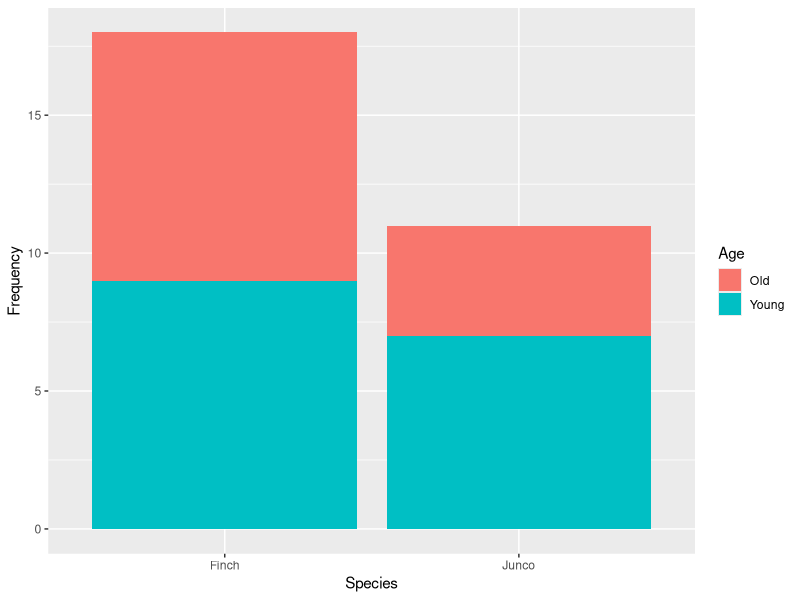
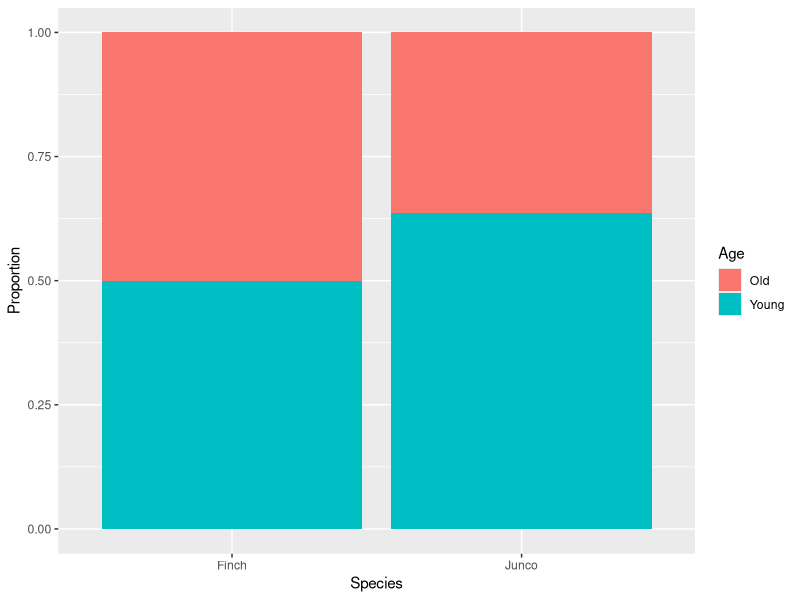
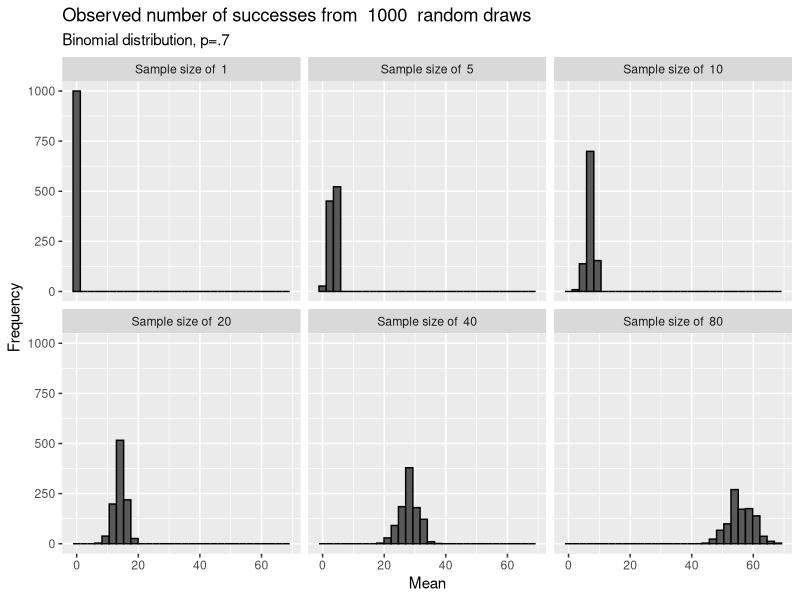
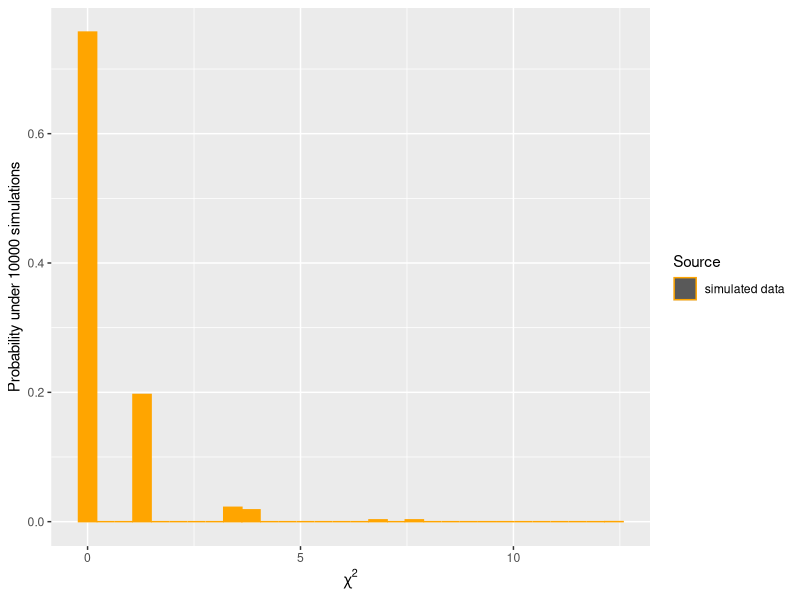
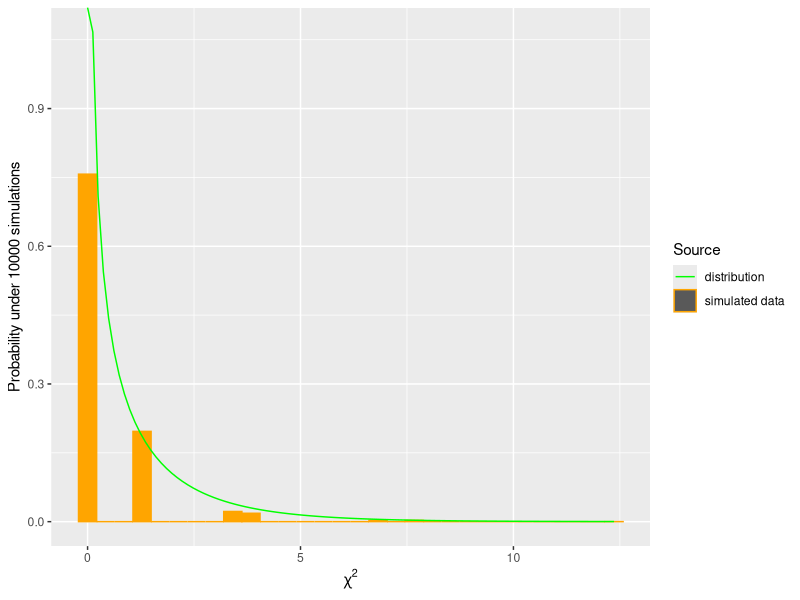
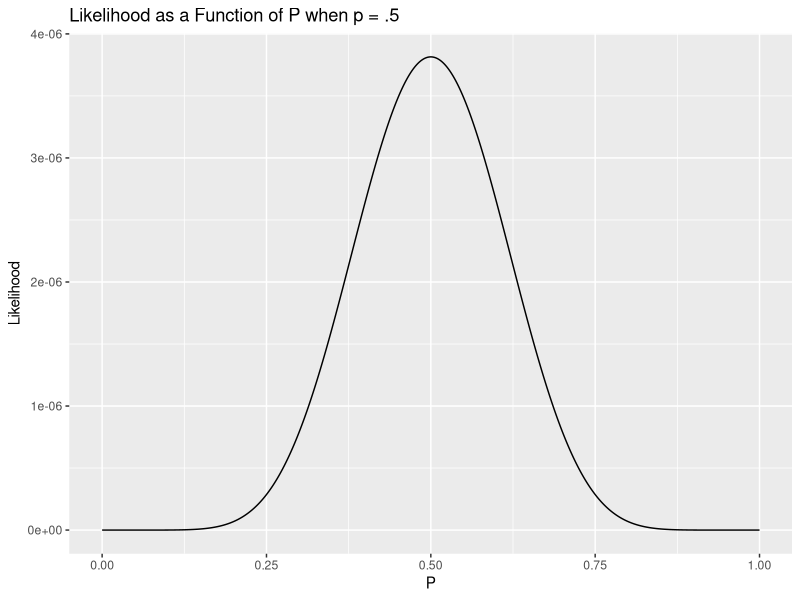

Source code (R) for these figures, in order:
## ---- chunk 1
birds_original <- data.frame(Age = c("Old","Young","Old", "Young"),
                      Species = c("Junco", "Junco", "Finch", "Finch"),
                      Number = c(4, 7, 9, 9))
library(ggplot2)
ggplot(birds_original, aes(x= Species, y = Number)) +
  geom_col(aes(fill = Age)) + 
  labs(x="Species", 
       y="Frequency", 
       main ="Age at collision for juncos and finches")
## ---- chunk 2
ggplot(birds_original, aes(x= Species, y = Number)) +
  geom_col(aes(fill = Age), position = "fill")+
    labs(x="Species", 
       y="Proportion", 
       main ="Age at collision for juncos and finches")

## ---- chunk 3
sample_size=c("1","5","10", "20", "40", "80")
number_of_simulations <- 1000
sampling_experiment <- setNames(data.frame(matrix(ncol = length(sample_size), nrow = number_of_simulations)), sample_size)

for(k in 1:length(sample_size)){
for(i in 1:number_of_simulations){
sampling_experiment[i,k] = rbinom(n=1, size=as.numeric(sample_size[k]), prob=.7)
}
}
library(reshape2)
sampling_experiment_long <- melt(sampling_experiment, variable.name = "Sample_size", value.name = "mean")
sampling_experiment_long$Sample_size <- factor(sampling_experiment_long$Sample_size, levels =c("1","5","10", "20", "40", "80"))
levels(sampling_experiment_long$Sample_size) <- paste("Sample size of ", levels(sampling_experiment_long$Sample_size))

ggplot(sampling_experiment_long,aes(x=mean)) +
  geom_histogram(color="black") +
  labs(title=paste("Observed number of successes from ", number_of_simulations, " random draws"),
       subtitle = "Binomial distribution, p=.7",  
       x= "Mean",
       y= "Frequency")+
    facet_wrap(~Sample_size, nrow = 2)
## ---- chunk 4
num_of_simulations <- 10000
simulations <- r2dtable(num_of_simulations,c(13,16),c(18,11))
chi_sq_stats <- data.frame(chisq = rep(NA, num_of_simulations))
for(i in 1:num_of_simulations){
chi_sq_stats$chisq[i] <- chisq.test(matrix(unlist(simulations[i]),nrow=2, byrow=T))$statistic
}

colors <- c("distribution" = "green", "simulated data" = "orange")
ggplot(chi_sq_stats, aes(x=chisq)) +
  geom_histogram(aes(y=..count../sum(..count..), color = "simulated data", fill="simulated data")) +
  labs(y=paste("Probability under ", num_of_simulations, " simulations", 
sep =""), x=expression(chi^2), color="Source")+guides(fill=F)+
  scale_color_manual(values = colors)+
  scale_fill_manual(values=colors)
## ---- chunk 5
ggplot(chi_sq_stats, aes(x=chisq)) +
  geom_histogram(aes(y=..count../sum(..count..), color = "simulated data", fill="simulated data")) +
  stat_function(fun = dchisq, args = list(df = 1),aes(color ="distribution")) +
  labs(y=paste("Probability under ", num_of_simulations, " simulations", 
sep =""), x=expression(chi^2), color="Source")+guides(fill=F)+
  scale_color_manual(values = colors)+
  scale_fill_manual(values=colors)
## ---- chunk 6
chisq.test(matrix(c(9,4,9,7), 2, 2, byrow=T))
## ---- chunk 7
birds_original
## ---- chunk 8
library(reshape2) 
birds_wide <- dcast(birds_original, Age~Species) 
birds_wide
## ---- chunk 9
chisq.test(matrix(c(birds_wide$Junco, birds_wide$Finch), nrow = 2))
## ---- chunk 10
chisq.test(matrix(c(birds_wide$Finch, birds_wide$Junco), nrow = 2))
## ---- chunk 11
chisq.test(cbind(birds_wide$Finch, birds_wide$Junco))
## ---- chunk 12
chisq.test(matrix(c(9,4,9,7), 2, 2, byrow=T))$expected
## ---- chunk 13
fisher.test(matrix(c(9,4,9,7), 2, 2, byrow=T))
## ---- chunk 14
#what we observed in a vector
sequence <- c(rep(0,9), rep(1,9))
#
#write a likelihood function to solve for likelihood
likelihood <- function(sequence, p.parameter)
{
  likelihood <- 1
  
  for (i in 1:length(sequence))
  {
    if (sequence[i] == 1)
    {
      likelihood <- likelihood * p.parameter
    }
    else
    {
      likelihood <- likelihood * (1 - p.parameter)
    }
  }
  
  return(likelihood)
}

#then solve and plot
likelihood_df <- data.frame(possible.p = seq(0, 1, by = 0.001))
likelihood_df$likelihood <- likelihood(sequence, likelihood_df$p)
ggplot(likelihood_df, aes(x=possible.p, y=likelihood))+
  geom_line()+
  labs(title ='Likelihood as a Function of P when p = .5', 
       x = 'P',
       y = 'Likelihood')

## ---- chunk 15
GTest <- function (x, y = NULL, correct = c("none", "williams", "yates"), 
    p = rep(1/length(x), length(x)), rescale.p = FALSE) 
{
    DNAME <- deparse(substitute(x))
    if (is.data.frame(x)) 
        x <- as.matrix(x)
    if (is.matrix(x)) {
        if (min(dim(x)) == 1) 
            x <- as.vector(x)
    }
    if (!is.matrix(x) && !is.null(y)) {
        if (length(x) != length(y)) 
            stop("x and y must have the same length")
        DNAME <- paste(DNAME, "and", deparse(substitute(y)))
        OK <- complete.cases(x, y)
        x <- as.factor(x[OK])
        y <- as.factor(y[OK])
        if ((nlevels(x) < 2) || (nlevels(y) < 2)) 
            stop("x and y must have at least 2 levels")
        x <- table(x, y)
    }
    if (any(x < 0) || any(is.na(x))) 
        stop("all entries of x must be nonnegative and finite")
    if ((n <- sum(x)) == 0) 
        stop("at least one entry of x must be positive")
    correct <- match.arg(correct)
    if (is.matrix(x)) {
        nrows <- nrow(x)
        ncols <- ncol(x)
        if (correct == "yates") {
            if (dim(x)[1] != 2 || dim(x)[2] != 2) 
                stop("Yates' correction requires a 2 x 2 matrix")
            if ((x[1, 1] * x[2, 2]) - (x[1, 2] * x[2, 1]) > 0) {
                x <- x + 0.5
                diag(x) <- diag(x) - 1
            }
            else {
                x <- x - 0.5
                diag(x) <- diag(x) + 1
            }
        }
        sr <- apply(x, 1, sum)
        sc <- apply(x, 2, sum)
        E <- outer(sr, sc, "*")/n
        g <- 0
        for (i in 1:nrows) {
            for (j in 1:ncols) {
                if (x[i, j] != 0) 
                  g <- g + x[i, j] * log(x[i, j]/E[i, j])
            }
            q <- 1
            if (correct == "williams") {
                row.tot <- col.tot <- 0
                for (i in 1:nrows) {
                  row.tot <- row.tot + 1/(sum(x[i, ]))
                }
                for (j in 1:ncols) {
                  col.tot <- col.tot + 1/(sum(x[, j]))
                }
                q <- 1 + ((n * row.tot - 1) * (n * col.tot - 
                  1))/(6 * n * (ncols - 1) * (nrows - 1))
            }
            STATISTIC <- G <- 2 * g/q
            PARAMETER <- (nrow(x) - 1) * (ncol(x) - 1)
            PVAL <- 1 - pchisq(STATISTIC, df = PARAMETER)
            if (correct == "none") 
                METHOD <- "Log likelihood ratio (G-test) test of independence without correction"
            if (correct == "williams") 
                METHOD <- "Log likelihood ratio (G-test) test of independence with Williams' correction"
            if (correct == "yates") 
                METHOD <- "Log likelihood ratio (G-test) test of independence with Yates' correction"
        }
    }
    else {
        METHOD <- "Log likelihood ratio (G-test) goodness of fit test"
        if (length(dim(x)) > 2L) 
            stop("invalid 'x'")
        if (length(x) == 1L) 
            stop("x must at least have 2 elements")
        if (length(x) != length(p)) 
            stop("'x' and 'p' must have the same number of elements")
        if (any(p < 0)) 
            stop("probabilities must be non-negative.")
        if (abs(sum(p) - 1) > sqrt(.Machine$double.eps)) {
            if (rescale.p) 
                p <- p/sum(p)
            else stop("probabilities must sum to 1.")
        }
        E <- n * p
        if (correct == "yates") {
            if (length(x) != 2) 
                stop("Yates' correction requires 2 data values")
            if ((x[1] - E[1]) > 0.25) {
                x[1] <- x[1] - 0.5
                x[2] <- x[2] + 0.5
            }
            else if ((E[1] - x[1]) > 0.25) {
                x[1] <- x[1] + 0.5
                x[2] <- x[2] - 0.5
            }
        }
        names(E) <- names(x)
        g <- 0
        for (i in 1:length(x)) {
            if (x[i] != 0) 
                g <- g + x[i] * log(x[i]/E[i])
        }
        q <- 1
        if (correct == "williams") {
            q <- 1 + (length(x) + 1)/(6 * n)
        }
        STATISTIC <- G <- 2 * g/q
        PARAMETER <- length(x) - 1
        PVAL <- pchisq(STATISTIC, PARAMETER, lower.tail = FALSE)
    }
    names(STATISTIC) <- "G"
    names(PARAMETER) <- "X-squared df"
    names(PVAL) <- "p.value"
    structure(list(statistic = STATISTIC, parameter = PARAMETER, 
        p.value = PVAL, method = METHOD, data.name = DNAME, observed = x, 
        expected = E), class = "htest")
}

## ---- chunk 16
GTest(x = matrix(c(9,7,9,4), 2, 2, byrow = T))

## ---- chunk 17
chisq.test(matrix(c(6,5,7,7,12,7,11,3), nrow=2, byrow=T))
## ---- chunk 18
chisq.test(matrix(c(6,5,7,7,12,7,11,3), nrow=2, byrow=T))$expected
## ---- chunk 19
fisher.test(matrix(c(6,5,7,7,12,7,11,3), nrow=2, byrow=T))
GTest(matrix(c(6,5,7,7,12,7,11,3), nrow=2, byrow=T))
## ---- chunk 20
chisq.test(matrix(c(6,5,7,7,30,12,7,11,3,7), nrow=2, byrow=T))
chisq.test(matrix(c(6,5,7,7,30,12,7,11,3,7), nrow=2, byrow=T))$expected
## ---- chunk 21
bird_ratio_table <- matrix(c(6,5,7,7,30,12,7,11,3,7), nrow=2, byrow=T)
colnames(bird_ratio_table) <- c("Finch", "Junco", "Cardinal", "Robin", "Catbird")
rownames(bird_ratio_table) <- c("Male", "Female")

## ---- chunk 22
pairwiseNominalIndependence <- function (x, compare = "row", fisher = TRUE, gtest = TRUE, chisq = TRUE, 
    method = "fdr", correct = "none", stats = FALSE, cramer = FALSE, 
    digits = 3, ...) 
{
    if (compare == "row") {
        n = nrow(x)
    }
    if (compare == "column" | compare == "col") {
        n = ncol(x)
    }
    N = n * (n - 1)/2
    Z = data.frame(Comparison = rep("A", N), stringsAsFactors = FALSE)
    p.Fisher = rep(NA, N)
    p.Gtest = rep(NA, N)
    p.Chisq = rep(NA, N)
    Cramer = rep(NA, N)
    Chisq = rep(NA, N)
    df = rep(NA, N)
    G = rep(NA, N)
    k = 0
    for (i in 1:(n - 1)) {
        for (j in (i + 1):n) {
            k = k + 1
            if (compare == "row") {
                Namea = as.character(rownames(x)[i])
                Nameb = as.character(rownames(x)[j])
                Dataz = matrix(c(x[i, ], x[j, ]), nrow = 2, byrow = TRUE)
            }
            if (compare == "column" | compare == "col") {
                Namea = as.character(colnames(x)[i])
                Nameb = as.character(colnames(x)[j])
                Dataz = matrix(c(x[, i], x[, j]), ncol = 2, byrow = FALSE)
            }
            Z$Comparison[k] = paste0(Namea, " : ", Nameb)
            if (fisher == TRUE) {
                p.Fisher[k] = signif(fisher.test(Dataz, ...)$p.value, 
                  digits = digits)
            }
            if (gtest == TRUE) {
                p.Gtest[k] = signif(GTest(Dataz, correct = correct, 
                  ...)$p.value, digits = digits)
            }
            if (chisq == TRUE) {
                p.Chisq[k] = signif(chisq.test(Dataz, ...)$p.value, 
                  digits = digits)
            }
            if (cramer == TRUE) {
                Cramer[k] = cramerV(Dataz, digits = digits)
            }
            if (stats == TRUE) {
                Chisq[k] = signif(suppressWarnings(chisq.test(Dataz, 
                  ...))$statistic, digits = digits)
                df[k] = signif(suppressWarnings(chisq.test(Dataz, 
                  ...))$parameter, digits = digits)
                G[k] = signif(GTest(Dataz, ...)$statistic, digits = digits)
            }
        }
    }
    if (stats == TRUE) {
        Z$Chisq = Chisq
        Z$df = df
        Z$G = G
    }
    if (fisher == TRUE) {
        Z$p.Fisher = p.Fisher
        Z$p.adj.Fisher = signif(p.adjust(Z$p.Fisher, method = method), 
            digits = digits)
    }
    if (gtest == TRUE) {
        Z$p.Gtest = p.Gtest
        Z$p.adj.Gtest = signif(p.adjust(Z$p.Gtest, method = method), 
            digits = digits)
    }
    if (chisq == TRUE) {
        Z$p.Chisq = p.Chisq
        Z$p.adj.Chisq = signif(p.adjust(Z$p.Chisq, method = method), 
            digits = digits)
    }
    if (cramer == TRUE) {
        Z$Cramer.V = Cramer
    }
    return(Z)
}
## ---- chunk 23
bird_ratio_table
## ---- chunk 24
bonf_correct <- pairwiseNominalIndependence(bird_ratio_table, compare="col", method = "bonf")
bonf_correct

## ---- chunk 25
bonf_correct[order(bonf_correct$p.adj.Chisq), c("Comparison", "p.adj.Chisq")]
## ---- chunk 26
chisq.test(matrix(c(6,30,12,7), nrow=2, byrow=T))
bonf_correct[bonf_correct$Comparison=="Finch : Catbird", "p.Chisq"]

## ---- chunk 27
holm_correct <- pairwiseNominalIndependence(bird_ratio_table, compare="col", method = "holm")
holm_correct[order(holm_correct$p.adj.Chisq), c("Comparison", "p.adj.Chisq")]
## ---- chunk 28
fdr_correct <- pairwiseNominalIndependence(bird_ratio_table, compare="col", method = "fdr")
fdr_correct[order(fdr_correct$p.adj.Chisq), c("Comparison", "p.adj.Chisq")]
## ---- chunk 29
binom.test(x=9, n=18, p=.75)
## ---- chunk 30
chisq.test(c(9,9), p=c(.75,.25))
